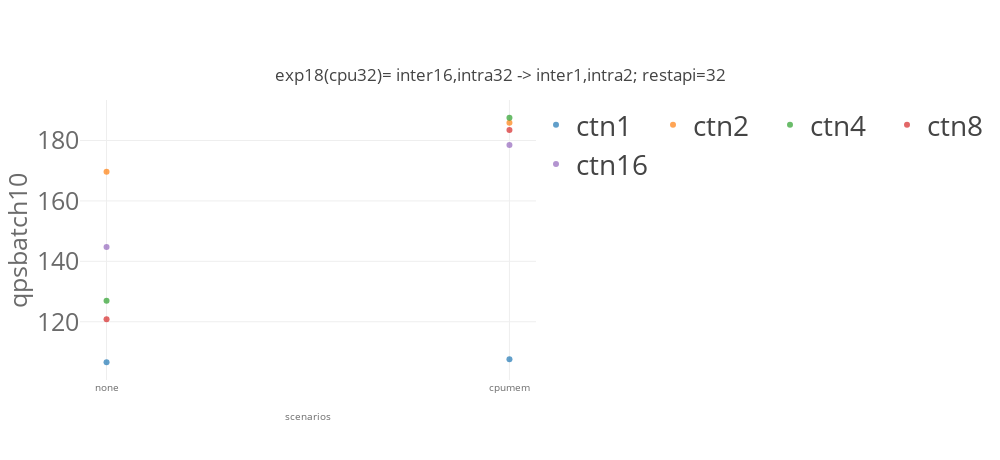
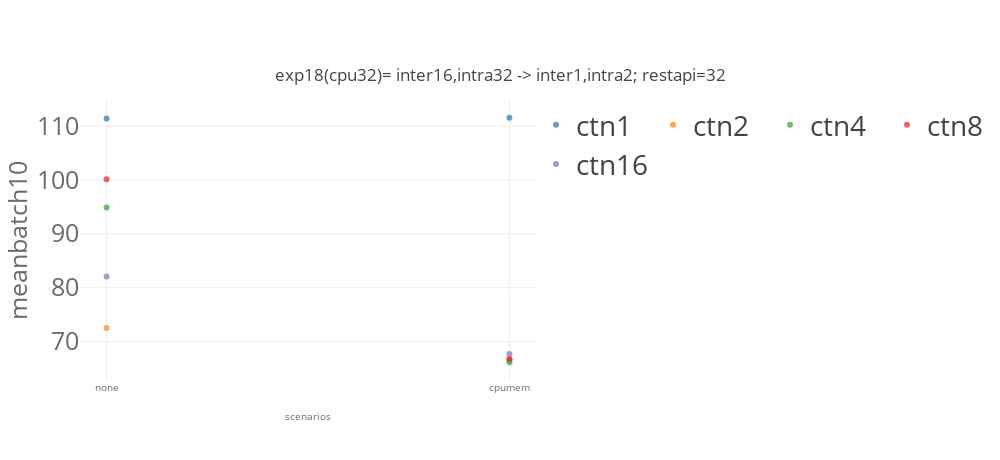
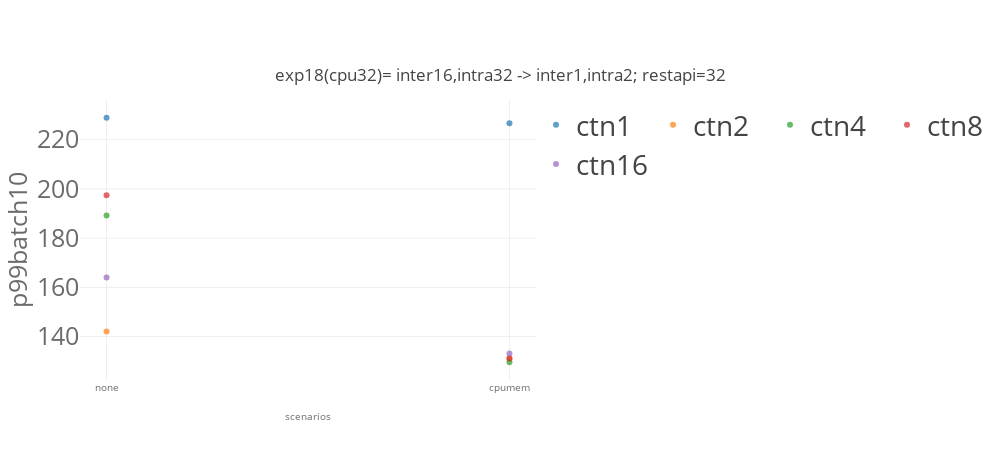

Notebook code cell kept with these figures, in order:
### Code cell
import matplotlib
import matplotlib.pyplot as plt
import numpy as np
from svglib.svglib import svg2rlg
from reportlab.graphics import renderPDF
from reportlab.pdfgen import canvas

from numpy import percentile, mean, std
import plotly.graph_objects as go

from plotly.offline import init_notebook_mode, iplot

import plotly.io as pio
pio.templates.default = "none"
# pio.templates.default = "simple_white"

import plotly.graph_objects as go
from plotly.subplots import make_subplots
import pandas as pd
# import plotly.express as px

for x in ['qps','mean','p99']:
    for cbatch in [10]:
        for model_name in ['resnet']:
            list_traces = []
            for numctn in [1,2,4,8,16,32]: 
                dfg_bench = dfg[(dfg['benchmark']== model_name)  & (dfg['cbatch']==cbatch) & (dfg['numctn']==numctn) &\
                            ((dfg['k8senv']=='none') |\
                             (dfg['k8senv']=='cpumem')| (dfg['k8senv']=='cpumemory'))]
#                 print(dfg_bench)


                #data
                trace = go.Scatter(
                    name="ctn"+str(numctn),
                    x=[ 'none','cpumem','cpu'],
                    y= dfg_bench[x].values.tolist(),
        #             error_y = dict(type='data', array=df1_bench['model_time_std'].values.tolist()),
                    opacity=0.7,
                    mode='markers'
                )
                list_traces.append(trace)



            #layout
            layout = go.Layout(
                title={
                    'text': "exp18(cpu32)= inter16,intra32 -> inter1,intra2; restapi=32" ,
                    'y':0.85,
                    'x':0.5,
                    'xanchor': 'center',
                    'yanchor': 'top'},
                width=1000,
                height=460,
                xaxis=dict(
                    title= "scenarios",
                    tickvals=[ 'none','cpumem','cpu'],
                    titlefont=dict(
                        size=10,
                        color='rgb(107, 107, 107)'
                    ),
                    tickfont=dict(
                        size=10,
                        color='rgb(107, 107, 107)'
                    )
                ),
                yaxis=dict(
                    title= x+"batch"+str(cbatch),
                    automargin=True,
                    titlefont=dict(
                        size=25,
                        color='rgb(107, 107, 107)'
                    ),
                    tickfont=dict(
                        size=25,
                        color='rgb(107, 107, 107)'
                    ),    
                ),
                legend=dict(
                    x=1.0,
                    y=1.0,
                    bgcolor='rgba(255, 255, 255, 0)',
                    bordercolor='rgba(255, 255, 255, 0)',
                    font = dict( size = 28)
                ),
                barmode='group',
                bargap=0.15,
                bargroupgap=0.08
        #         legend_orientation="h"
            )

        data = list_traces
        fig = go.Figure(data=data, layout=layout)
        fig.update_layout(legend_orientation="h")
        fig.show()    

    #     fig.write_image(path + model_name + k8senv +'.pdf')

### Figure 1 — Plotly figure (JSON) as saved in the notebook; plotly's stock layout.template omitted (floating-point values rounded to 4 significant figures)
{"data": [{"mode": "markers", "name": "ctn1", "opacity": 0.7, "type": "scatter", "x": ["none", "cpumem", "cpu"], "y": [106.6, 107.6]}, {"mode": "markers", "name": "ctn2", "opacity": 0.7, "type": "scatter", "x": ["none", "cpumem", "cpu"], "y": [169.6, 185.9]}, {"mode": "markers", "name": "ctn4", "opacity": 0.7, "type": "scatter", "x": ["none", "cpumem", "cpu"], "y": [126.9, 187.5]}, {"mode": "markers", "name": "ctn8", "opacity": 0.7, "type": "scatter", "x": ["none", "cpumem", "cpu"], "y": [120.8, 183.5]}, {"mode": "markers", "name": "ctn16", "opacity": 0.7, "type": "scatter", "x": ["none", "cpumem", "cpu"], "y": [144.8, 178.5]}, {"mode": "markers", "name": "ctn32", "opacity": 0.7, "type": "scatter", "x": ["none", "cpumem", "cpu"], "y": []}], "layout": {"bargap": 0.15, "bargroupgap": 0.08, "barmode": "group", "height": 460, "legend": {"bgcolor": "rgba(255, 255, 255, 0)", "bordercolor": "rgba(255, 255, 255, 0)", "font": {"size": 28}, "orientation": "h", "x": 1, "y": 1}, "title": {"text": "exp18(cpu32)= inter16,intra32 -> inter1,intra2; restapi=32", "x": 0.5, "xanchor": "center", "y": 0.85, "yanchor": "top"}, "width": 1000, "xaxis": {"tickfont": {"color": "rgb(107, 107, 107)", "size": 10}, "tickvals": ["none", "cpumem", "cpu"], "title": {"font": {"color": "rgb(107, 107, 107)", "size": 10}, "text": "scenarios"}}, "yaxis": {"automargin": true, "tickfont": {"color": "rgb(107, 107, 107)", "size": 25}, "title": {"font": {"color": "rgb(107, 107, 107)", "size": 25}, "text": "qpsbatch10"}}}}

### Figure 2 — Plotly figure (JSON) as saved in the notebook; plotly's stock layout.template omitted (floating-point values rounded to 4 significant figures)
{"data": [{"mode": "markers", "name": "ctn1", "opacity": 0.7, "type": "scatter", "x": ["none", "cpumem", "cpu"], "y": [111.4, 111.5]}, {"mode": "markers", "name": "ctn2", "opacity": 0.7, "type": "scatter", "x": ["none", "cpumem", "cpu"], "y": [72.52, 66.63]}, {"mode": "markers", "name": "ctn4", "opacity": 0.7, "type": "scatter", "x": ["none", "cpumem", "cpu"], "y": [94.86, 66.14]}, {"mode": "markers", "name": "ctn8", "opacity": 0.7, "type": "scatter", "x": ["none", "cpumem", "cpu"], "y": [100.1, 66.76]}, {"mode": "markers", "name": "ctn16", "opacity": 0.7, "type": "scatter", "x": ["none", "cpumem", "cpu"], "y": [82.06, 67.65]}, {"mode": "markers", "name": "ctn32", "opacity": 0.7, "type": "scatter", "x": ["none", "cpumem", "cpu"], "y": []}], "layout": {"bargap": 0.15, "bargroupgap": 0.08, "barmode": "group", "height": 460, "legend": {"bgcolor": "rgba(255, 255, 255, 0)", "bordercolor": "rgba(255, 255, 255, 0)", "font": {"size": 28}, "orientation": "h", "x": 1, "y": 1}, "title": {"text": "exp18(cpu32)= inter16,intra32 -> inter1,intra2; restapi=32", "x": 0.5, "xanchor": "center", "y": 0.85, "yanchor": "top"}, "width": 1000, "xaxis": {"tickfont": {"color": "rgb(107, 107, 107)", "size": 10}, "tickvals": ["none", "cpumem", "cpu"], "title": {"font": {"color": "rgb(107, 107, 107)", "size": 10}, "text": "scenarios"}}, "yaxis": {"automargin": true, "tickfont": {"color": "rgb(107, 107, 107)", "size": 25}, "title": {"font": {"color": "rgb(107, 107, 107)", "size": 25}, "text": "meanbatch10"}}}}

### Figure 3 — Plotly figure (JSON) as saved in the notebook; plotly's stock layout.template omitted (floating-point values rounded to 4 significant figures)
{"data": [{"mode": "markers", "name": "ctn1", "opacity": 0.7, "type": "scatter", "x": ["none", "cpumem", "cpu"], "y": [228.9, 226.7]}, {"mode": "markers", "name": "ctn2", "opacity": 0.7, "type": "scatter", "x": ["none", "cpumem", "cpu"], "y": [142.0, 130.9]}, {"mode": "markers", "name": "ctn4", "opacity": 0.7, "type": "scatter", "x": ["none", "cpumem", "cpu"], "y": [189.2, 129.6]}, {"mode": "markers", "name": "ctn8", "opacity": 0.7, "type": "scatter", "x": ["none", "cpumem", "cpu"], "y": [197.4, 131.2]}, {"mode": "markers", "name": "ctn16", "opacity": 0.7, "type": "scatter", "x": ["none", "cpumem", "cpu"], "y": [164.0, 133.1]}, {"mode": "markers", "name": "ctn32", "opacity": 0.7, "type": "scatter", "x": ["none", "cpumem", "cpu"], "y": []}], "layout": {"bargap": 0.15, "bargroupgap": 0.08, "barmode": "group", "height": 460, "legend": {"bgcolor": "rgba(255, 255, 255, 0)", "bordercolor": "rgba(255, 255, 255, 0)", "font": {"size": 28}, "orientation": "h", "x": 1, "y": 1}, "title": {"text": "exp18(cpu32)= inter16,intra32 -> inter1,intra2; restapi=32", "x": 0.5, "xanchor": "center", "y": 0.85, "yanchor": "top"}, "width": 1000, "xaxis": {"tickfont": {"color": "rgb(107, 107, 107)", "size": 10}, "tickvals": ["none", "cpumem", "cpu"], "title": {"font": {"color": "rgb(107, 107, 107)", "size": 10}, "text": "scenarios"}}, "yaxis": {"automargin": true, "tickfont": {"color": "rgb(107, 107, 107)", "size": 25}, "title": {"font": {"color": "rgb(107, 107, 107)", "size": 25}, "text": "p99batch10"}}}}
